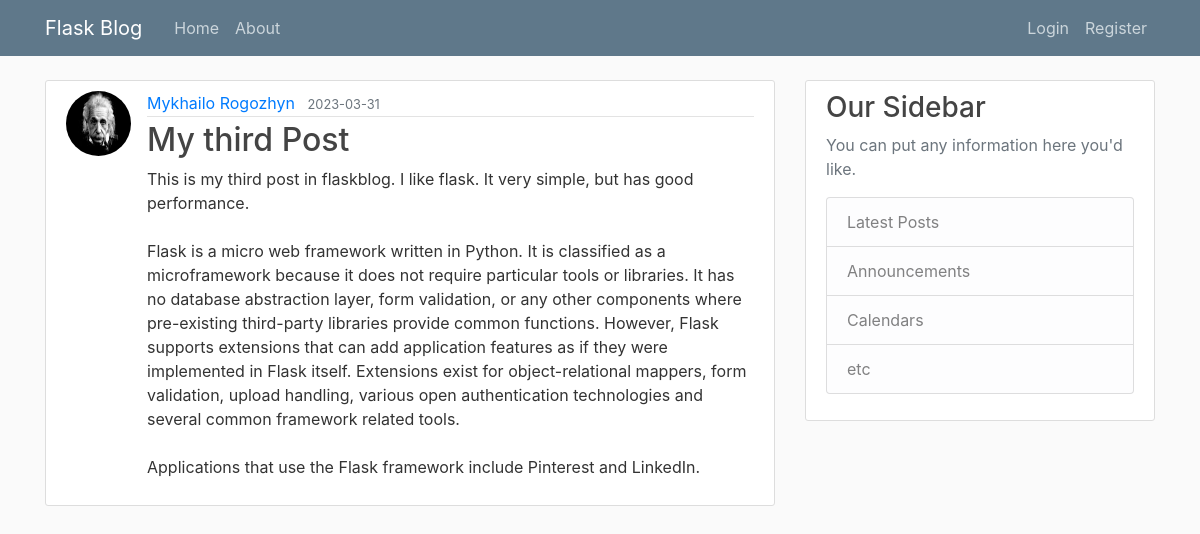
Page /post/3 on the earlier database version.
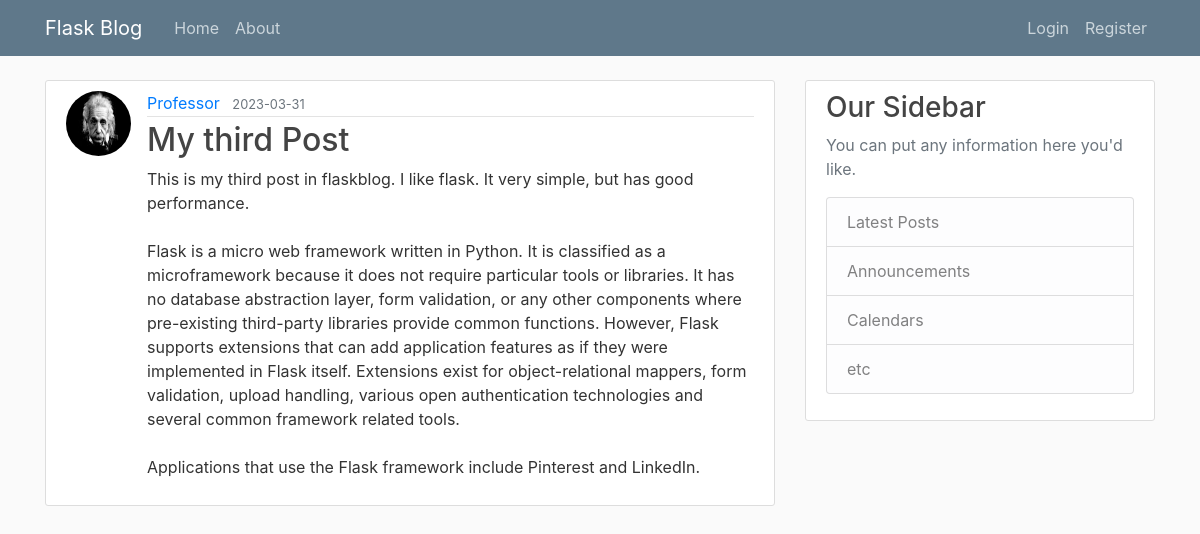
Same page on the later database version.
### flaskblog/models.py (models this page shows, shortened)
class User(db.Model, UserMixin):
    id = db.Column(db.Integer, primary_key=True)
    username = db.Column(db.String(20), unique=True, nullable=False)
    email = db.Column(db.String(120), unique=True, nullable=False)
    image_file = db.Column(db.String(20), nullable=False, default='default.jpg')
    password = db.Column(db.String(60), nullable=False)
    posts = db.relationship('Post', backref='author', lazy=True)

class Post(db.Model):
    id = db.Column(db.Integer, primary_key=True)
    title = db.Column(db.String(100), nullable=False)
    date_posted = db.Column(db.DateTime, nullable=False, default=datetime.utcnow)
    content = db.Column(db.Text, nullable=False)
    user_id = db.Column(db.Integer, db.ForeignKey('user.id'), nullable=False)

### flaskblog/routes.py (the view)
@app.route("/post/<int:post_id>")
def post(post_id):
    post = Post.query.get_or_404(post_id)
    return render_template('post.html', post=post)

### flaskblog/templates/post.html (shortened to what this page needs)
{% extends "layout.html" %}
{% block content %}
  <article class="media content-section">
      <img class="rounded-circle article-img" src="{{ url_for('static', filename='profile_pict/' + post.author.image_file) }}">
    <div class="media-body">
      <div class="article-metadata">
       <a class="mr-2" href="{{ url_for('user_posts', username=post.author.username) }}">{{ post.author.username }}</a>
        <small class="text-muted">{{ post.date_posted.strftime('%Y-%m-%d') }}</small>
      </div>
      <h2 class="article-title">{{ post.title }}</h2>
      <p class="article-content">{{ post.content }}</p>
    </div>
  </article>
{% endblock content %}

### flaskblog/templates/layout.html (shortened to what this page needs)
<!DOCTYPE html>
<html>
<head>
    <link rel="stylesheet" href="https://maxcdn.bootstrapcdn.com/bootstrap/4.0.0/css/bootstrap.min.css">
    <link rel="stylesheet" type="text/css" href="{{ url_for('static', filename='main.css') }}">
</head>
<body>
    <header class="site-header">
      <nav class="navbar navbar-expand-md navbar-dark bg-steel fixed-top">
        <div class="container">
          <a class="navbar-brand mr-4" href="/">Flask Blog</a>
          <div class="collapse navbar-collapse" id="navbarToggle">
            <div class="navbar-nav mr-auto">
              <a class="nav-item nav-link" href="{{ url_for('home') }}">Home</a>
              <a class="nav-item nav-link" href="{{ url_for('about') }}">About</a>
            </div>
            <div class="navbar-nav">
                {% if current_user.is_authenticated %}
                  <a class="nav-item nav-link" href="{{ url_for('new_post') }}">New Post</a>
                  <a class="nav-item nav-link" href="{{ url_for('account') }}">{{ current_user.username }}</a>
                  <a class="nav-item nav-link" href="{{ url_for('logout') }}">Logout</a>
                {% else %}
                  <a class="nav-item nav-link" href="{{ url_for('login') }}">Login</a>
                  <a class="nav-item nav-link" href="{{ url_for('register') }}">Register</a>
                {% endif %}
            </div>
          </div>
        </div>
      </nav>
    </header>
    <main role="main" class="container">
      <div class="row">
        <div class="col-md-8">
          {% block content %}{% endblock %}
        </div>
        <div class="col-md-4">
          <div class="content-section">
            <h3>Our Sidebar</h3>
            <p class='text-muted'>You can put any information here you'd like.
              <ul class="list-group">
                <li class="list-group-item list-group-item-light">Latest Posts</li>
                <li class="list-group-item list-group-item-light">Announcements</li>
                <li class="list-group-item list-group-item-light">Calendars</li>
                <li class="list-group-item list-group-item-light">etc</li>
              </ul>
            </p>
          </div>
        </div>
      </div>
    </main>
</body>
</html>

### flaskblog/static/main.css (style rules this page uses)
body { background: #fafafa; color: #333333; margin-top: 5rem; }
h1, h2, h3, h4, h5, h6 { color: #444444; }
.bg-steel { background-color: #5f788a; }
.site-header .navbar-nav .nav-link { color: #cbd5db; }
.content-section { background: #ffffff; padding: 10px 20px; border: 1px solid #dddddd; border-radius: 3px; margin-bottom: 20px; }
.article-title { color: #444444; }
.article-content { white-space: pre-line; }
.article-img { height: 65px; width: 65px; margin-right: 16px; }
.article-metadata { padding-bottom: 1px; margin-bottom: 4px; border-bottom: 1px solid #e3e3e3 }

Differences in the rows shown:
changed User: author.username "Mykhailo Rogozhyn" → "Professor"
